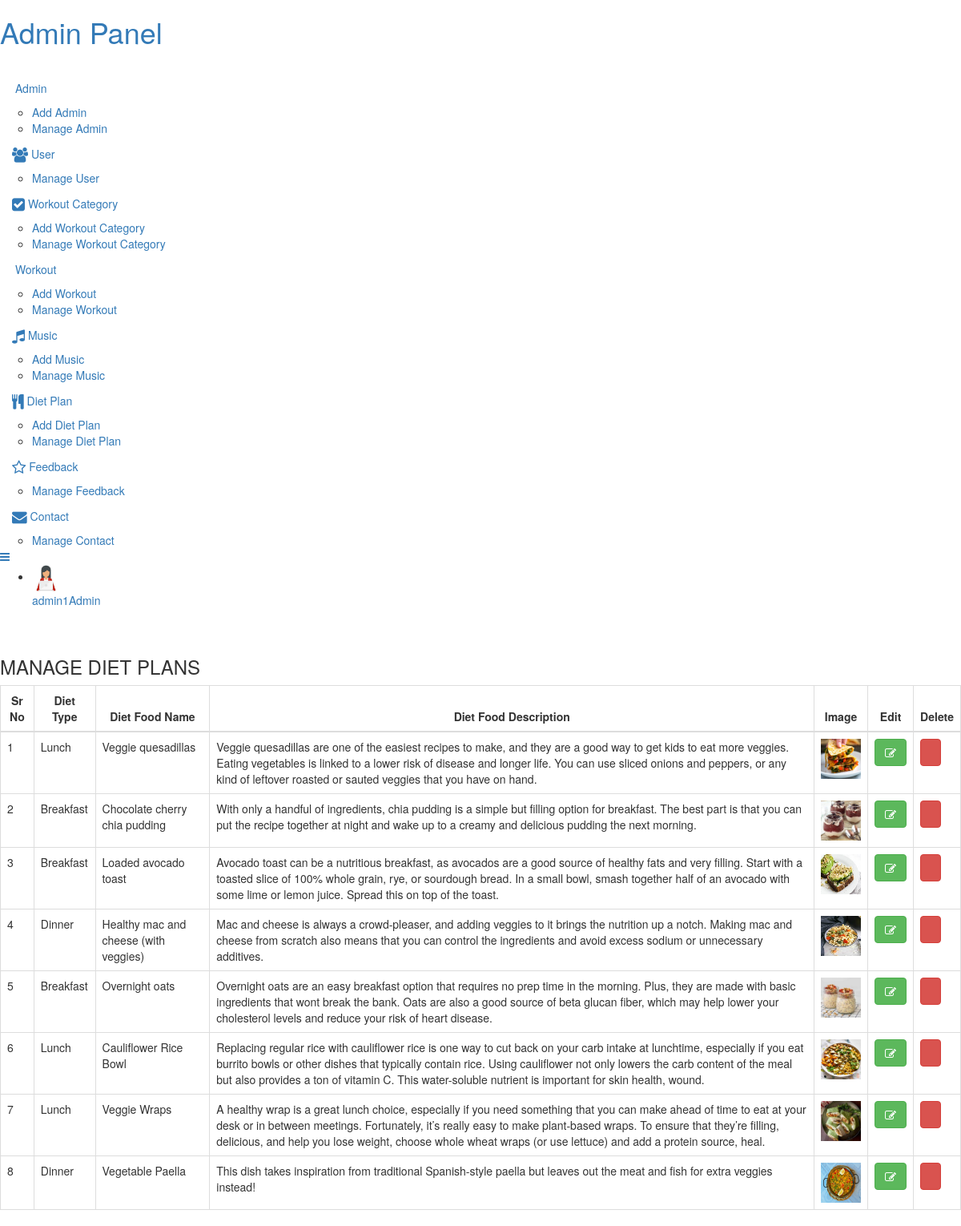
/admin/manage_diet.php (signed in), run on the app's committed database.
### tables this page shows
CREATE TABLE `tbl_diet` (
  `d_id` int(11) NOT NULL,
  `d_type` varchar(20) DEFAULT NULL,
  `d_food` varchar(50) DEFAULT NULL,
  `d_desc` longtext,
  `d_img` varchar(70) NOT NULL,
  `d_status` varchar(5) DEFAULT NULL
);

### admin/manage_diet.php (the view, shortened to what this page needs)
<?php
	 include "header1.php";
?>
	<div id="page-wrapper">
		<div class="graphs">
			<h3 class="blank1">MANAGE DIET PLANS</h3>
				 <div class="xs tabls">
					<div class="bs-example4" data-example-id="contextual-table">
						<div class="table-responsive">
						  <table class="table table-bordered">
							<thead>
								<tr>
									<th><center>Sr No</center></th>
                                    <th><center>Diet Type</center></th>
									<th><center>Diet Food Name</center></th>
									<th><center>Diet Food Description<center></th>
									<th><center>Image</center></th>
									<th><center>Edit</center></th>
									<th><center>Delete</center></th>
								</tr>
							</thead>
						<tbody>
						<?php
                            $seq=1;
							$qry1="SELECT * FROM tbl_diet WHERE d_status='1'";
                            $run1=mysqli_query($con,$qry1);
                            while($result1=mysqli_fetch_array($run1))
                            {
						?>
                        <tr>
                            <td><?php echo $seq; ?></td>
                            <td><?php echo $result1['d_type']; ?></td>
                            <td><?php echo $result1['d_food']; ?></td>
                            <td class="p"><?php echo $result1['d_desc']; ?></td>
							<td><img src="<?php echo "photos/".$result1['d_img']; ?>" width="50px" height="50px"></td>
							<td><a href="edit_diet.php?id=<?php echo $result1['d_id'];?>" class="btn btn-success btn-circle btn"><i class="fa fa-edit"></i></a></td>
                            <td><a href="?del=<?php echo $result1['d_id'];?>" onclick="return confirm(' Sure to Delete..?');" class="btn btn-danger btn-circle btn"><i class="fa fa-trash"></i></a></td>
                         </tr>
                        <?php
                            $seq++;
                            }
                        ?>
						</tbody>
					</table>
				</div>
			</div>
		</div>
<?php
	include "footer1.php";
?>

### admin/header1.php (shortened to what this page needs)
<?php
include "connection.php";
    if(!isset($_SESSION['log']))
    {
        header("location:../user/login.php");
    }
    else
    {
        $log = $_SESSION['log'];
        $qry1="SELECT * FROM tbl_login WHERE l_email='$log'";
        $run1=mysqli_query($con,$qry1);
        $result1=mysqli_fetch_array($run1);
        $img=$result1['l_img'];
        $name=$result1['l_name'];
    }
?>
<!DOCTYPE HTML>
<html>
<head>
<link rel="stylesheet" href="https://cdnjs.cloudflare.com/ajax/libs/font-awesome/4.7.0/css/font-awesome.min.css">
<link href="css/bootstrap.min.css" rel='stylesheet' type='text/css' />
<link href="css/style.css" rel='stylesheet' type='text/css' />
<link href="css/font-awesome.css" rel="stylesheet">
<link rel="stylesheet" href="css/icon-font.min.css" type='text/css' />
<link href="css/animate.css" rel="stylesheet" type="text/css" media="all">
</head>
 <body class="sticky-header left-side-collapsed"  onload="initMap()">
    <section>
		<div class="left-side sticky-left-side">
			<div class="logo">
				<h1><a href="index.php">Admin <span>Panel</span></a></h1>
			</div>
			<div class="logo-icon text-center">
				<a href="index.php"><i class="lnr lnr-home"></i> </a>
			</div>
			<div class="left-side-inner">
					<ul class="nav nav-pills nav-stacked custom-nav">
						<li class="menu-list">
							<a href="#"><i class="fa fa-user-o fa-lg" aria-hidden="true"></i>
								<span>Admin</span></a>
								<ul class="sub-menu-list">
									<li><a href="add_admin.php">Add Admin</a> </li>
									<li><a href="manage_admin.php">Manage Admin</a></li>
								</ul>
						</li>
						<li class="menu-list">
							<a href="#"><i class="fa fa-users fa-lg" aria-hidden="true"></i>
								<span>User</span></a>
								<ul class="sub-menu-list">
									<li><a href="manage_user.php">Manage User</a></li>
								</ul>
						</li>
						<li class="menu-list">
							<a href="#"><i class="fa fa-check-square fa-lg" aria-hidden="true"></i>
								<span>Workout Category</span></a>
								<ul class="sub-menu-list">
									<li><a href="add_cat.php">Add Workout Category</a> </li>
									<li><a href="manage_cat.php">Manage Workout Category</a></li>
								</ul>
						</li>
						<li class="menu-list">
							<a href="#"><i class="fa fa-area-chart fa-lg" aria-hidden="true"></i>
								<span>Workout</span></a>
								<ul class="sub-menu-list">
									<li><a href="add_workout.php">Add Workout</a> </li>
									<li><a href="manage_workout.php">Manage Workout</a></li>
								</ul>
						</li>
						<li class="menu-list">
							<a href="#"><i class="fa fa-music fa-lg" aria-hidden="true"></i>
								<span>Music</span></a>
								<ul class="sub-menu-list">
									<li><a href="add_music.php">Add Music</a> </li>
									<li><a href="manage_music.php">Manage Music</a></li>
								</ul>
						</li>
						<li class="menu-list">
							<a href="#"><i class="fa fa-cutlery fa-lg" aria-hidden="true"></i>
								<span>Diet Plan</span></a>
								<ul class="sub-menu-list">
									<li><a href="add_diet.php">Add Diet Plan</a> </li>
									<li><a href="manage_diet.php">Manage Diet Plan</a></li>
								</ul>
						</li>
						<li class="menu-list">
							<a href="#"><i class="fa fa-star-o fa-lg" aria-hidden="true"></i>
								<span>Feedback</span></a>
								<ul class="sub-menu-list">
									<li><a href="feedback.php">Manage Feedback</a> </li>
								</ul>
						</li>
						<li class="menu-list">
							<a href="#"><i class="fa fa-envelope fa-lg" aria-hidden="true"></i>
								<span>Contact</span></a>
								<ul class="sub-menu-list">
									<li><a href="contact.php">Manage Contact</a> </li>
								</ul>
						</li>
					</ul>
			</div>
		</div>
		<div class="main-content">
			<div class="header-section">
			<a class="toggle-btn  menu-collapsed"><i class="fa fa-bars"></i></a>
			<div class="menu-right">
				<div class="user-panel-top">
					<div class="profile_details">
						<ul>
							<li class="dropdown profile_details_drop">
								<a href="#" class="dropdown-toggle" data-toggle="dropdown" aria-expanded="false">
									<div class="profile_img">
										<img src="<?php echo $img; ?>" height="35px" width="35px">
										 <div class="user-name">
											<p><?php echo $name; ?><span>Admin</span></p>
										 </div>
										 <i class="lnr lnr-chevron-down"></i>
										 <i class="lnr lnr-chevron-up"></i>
									</div>
								</a>
							</li>
						</ul>
					</div>
				</div>
			  </div>
			</div>

### data on the page
tbl_diet: d_type "Lunch", d_food "Veggie quesadillas", d_desc "Veggie quesadillas are one of the easiest recipes to make, and they are a good way to get kids to eat more veggies. Eating vegetables is linked to a lower risk of disease and longer life. You can use sliced onions and peppers, or any kind of leftover roasted or sauted veggies that you have on hand.", d_img (picture)
tbl_diet: d_type "Breakfast", d_food "Chocolate cherry chia pudding", d_desc "With only a handful of ingredients, chia pudding is a simple but filling option for breakfast. The best part is that you can put the recipe together at night and wake up to a creamy and delicious pudding the next morning.", d_img (picture)
tbl_diet: d_type "Breakfast", d_food "Loaded avocado toast", d_desc "Avocado toast can be a nutritious breakfast, as avocados are a good source of healthy fats and very filling. Start with a toasted slice of 100% whole grain, rye, or sourdough bread. In a small bowl, smash together half of an avocado with some lime or lemon juice. Spread this on top of the toast.", d_img (picture)
tbl_diet: d_type "Dinner", d_food "Healthy mac and cheese (with veggies)", d_desc "Mac and cheese is always a crowd-pleaser, and adding veggies to it brings the nutrition up a notch. Making mac and cheese from scratch also means that you can control the ingredients and avoid excess sodium or unnecessary additives.", d_img (picture)
tbl_diet: d_type "Breakfast", d_food "Overnight oats", d_desc "Overnight oats are an easy breakfast option that requires no prep time in the morning. Plus, they are made with basic ingredients that wont break the bank. Oats are also a good source of beta glucan fiber, which may help lower your cholesterol levels and reduce your risk of heart disease.", d_img (picture)
tbl_diet: d_type "Lunch", d_food "Cauliflower Rice Bowl", d_desc "Replacing regular rice with cauliflower rice is one way to cut back on your carb intake at lunchtime, especially if you eat burrito bowls or other dishes that typically contain rice. Using cauliflower not only lowers the carb content of the meal but also provides a ton of vitamin C. This water-soluble nutrient is important for skin health, wound.", d_img (picture)
tbl_diet: d_type "Lunch", d_food "Veggie Wraps", d_desc "A healthy wrap is a great lunch choice, especially if you need something that you can make ahead of time to eat at your desk or in between meetings. Fortunately, it’s really easy to make plant-based wraps. To ensure that they’re filling, delicious, and help you lose weight, choose whole wheat wraps (or use lettuce) and add a protein source, heal.", d_img (picture)
tbl_diet: d_type "Dinner", d_food "Vegetable Paella", d_desc "This dish takes inspiration from traditional Spanish-style paella but leaves out the meat and fish for extra veggies instead!", d_img (picture)

### other printed values
$name "admin1"
